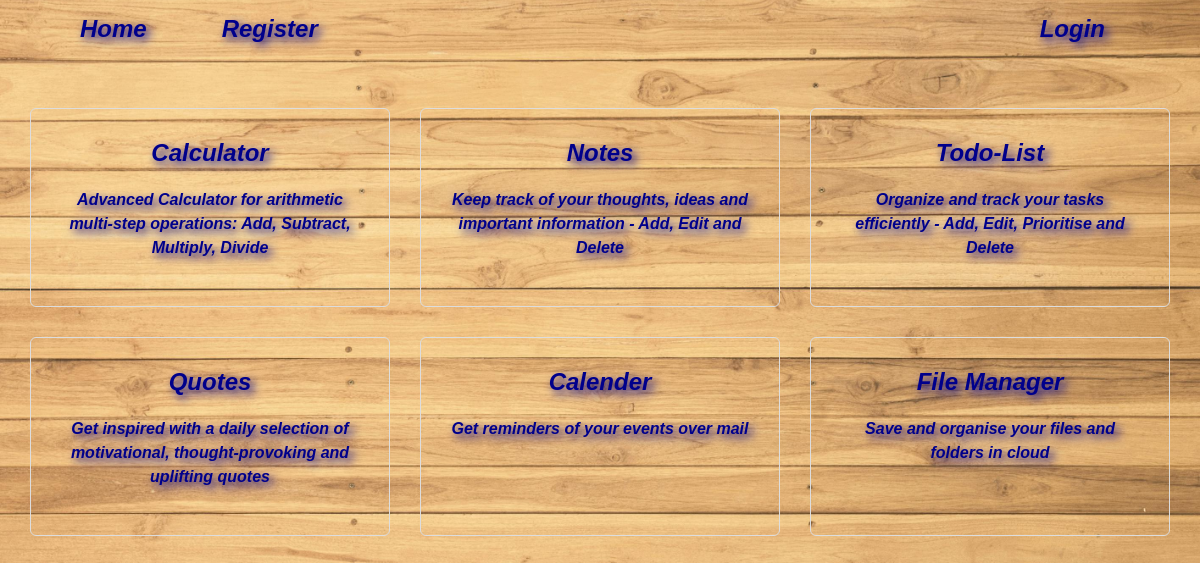
The page / on the database its author committed.
### home/models.py (models this page shows)
class Application(models.Model):
    name = models.CharField(max_length=100)
    url = models.CharField(max_length=100, default='')
    description = models.CharField(max_length=500)

### home/views.py (the view)
# urls.py: path('', views.index, name= "index")
def index(request):
    applications = Application.objects.all()
    return render(request, 'index.html', {'apps': applications})

### templates/index.html (shortened to what this page needs)
{% extends 'background.html' %}
{% block content %}
<div class="app-content">
    <div class="home-layout">
        {% for app in apps %}
        {% if user.is_authenticated %}
            <a class="panel" href="{{app.url}}">
                <h2>{{app.name}}</h2><br>
                <p>{{app.description}}</p>
            </a>
        {% else %}
            <a class="panel" href="{% url 'login' %}">
                <h2>{{app.name}}</h2>
                <p>{{app.description}}</p>
            </a>
        {% endif %}
        {% endfor %}
    </div>
</div>
{% endblock %}

### static/style.css (style rules this page uses)
* { margin: 0; padding: 0; box-sizing: border-box; }
body { justify-content: center; align-items: center; margin: 0; background-color: #f0f0f0; font-family: Arial, sans-serif; }
.app-content { display: flex; justify-content: center; align-items: center; flex-wrap: wrap; }
.home-layout { display: grid; grid-template-columns: repeat(3, 1fr); justify-content: center; gap: 30px; margin-top: 50px; }
.panel { padding: 30px; background-color: rgba(0, 0, 0, 0); border: 1px solid #ddd; border-radius: 6px; box-sizing: border-box; text-align: center; font-family: Arial, Helvetica, sans-serif; font-weight: bolder; font-style: italic; color: darkblue; text-shadow: 4px 4px 10px darkblue; text-decoration: none; transition: transform 0.3s, background-color 0.3s, border-color 0.3s; }
.panel h2 { margin-bottom: 20px; font-size: 1.5rem; font-weight: bold; }
.panel p { font-size: 1rem; line-height: 1.5; }

### rows shown on the page
Application: name "Calculator", description "Advanced Calculator for arithmetic multi-step operations: Add, Subtract, Multiply, Divide"
Application: name "Notes", description "Keep track of your thoughts, ideas and important information - Add, Edit and Delete"
Application: name "Todo-List", description "Organize and track your tasks efficiently - Add, Edit, Prioritise and Delete"
Application: name "Quotes", description "Get inspired with a daily selection of motivational, thought-provoking and uplifting quotes"
Application: name "Calender", description "Get reminders of your events over mail"
Application: name "File Manager", description "Save and organise your files and folders in cloud"
